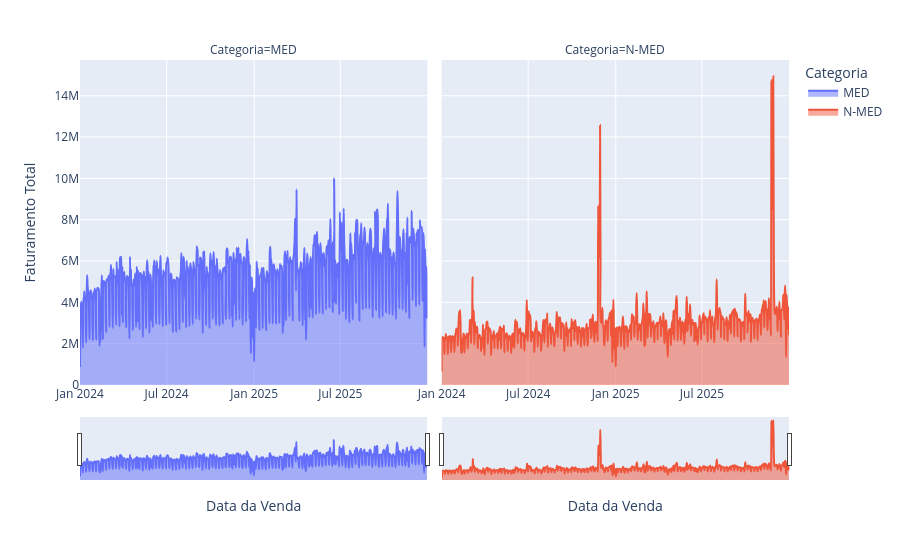

The code cell stored with this chart in its notebook:
### Code cell
dfv_day_reset = dfv_cat_day.reset_index()

fig_cat = px.area(
    dfv_day_reset,
    x='data_emissao',
    y='faturamento_sum',
    color='categoria_gerencial',
    line_shape='spline',
    labels={
        'faturamento_sum': 'Faturamento Total', 
        'data_emissao': 'Data da Venda', 
        'categoria_gerencial': 'Categoria'
    },
    facet_col="categoria_gerencial"
)
fig_cat.update_xaxes(rangeslider_visible=True)
fig_cat.show()

### Figure 1 — Plotly figure (JSON) as saved in the notebook; plotly's stock layout.template omitted (floating-point values rounded to 4 significant figures; data arrays with more than 128 entries replaced by an {"elided": "..."} marker saying what was removed)
{"data": [{"fillpattern": {"shape": ""}, "hovertemplate": "Categoria=MED<br>Data da Venda=%{x}<br>Faturamento Total=%{y}<extra></extra>", "legendgroup": "MED", "line": {"color": "#636efa", "shape": "spline"}, "marker": {"symbol": "circle"}, "mode": "lines", "name": "MED", "orientation": "v", "showlegend": true, "stackgroup": "1", "type": "scatter", "x": {"elided": "731 str values"}, "xaxis": "x", "y": {"elided": "731 float values"}, "yaxis": "y"}, {"fillpattern": {"shape": ""}, "hovertemplate": "Categoria=N-MED<br>Data da Venda=%{x}<br>Faturamento Total=%{y}<extra></extra>", "legendgroup": "N-MED", "line": {"color": "#EF553B", "shape": "spline"}, "marker": {"symbol": "circle"}, "mode": "lines", "name": "N-MED", "orientation": "v", "showlegend": true, "stackgroup": "1", "type": "scatter", "x": {"elided": "731 str values"}, "xaxis": "x2", "y": {"elided": "731 float values"}, "yaxis": "y2"}], "layout": {"annotations": [{"font": {}, "showarrow": false, "text": "Categoria=MED", "x": 0.245, "xanchor": "center", "xref": "paper", "y": 1, "yanchor": "bottom", "yref": "paper"}, {"font": {}, "showarrow": false, "text": "Categoria=N-MED", "x": 0.755, "xanchor": "center", "xref": "paper", "y": 1, "yanchor": "bottom", "yref": "paper"}], "legend": {"title": {"text": "Categoria"}, "tracegroupgap": 0}, "margin": {"t": 60}, "xaxis": {"anchor": "y", "domain": [0, 0.49], "rangeslider": {"visible": true}, "title": {"text": "Data da Venda"}}, "xaxis2": {"anchor": "y2", "domain": [0.51, 1], "matches": "x", "rangeslider": {"visible": true}, "title": {"text": "Data da Venda"}}, "yaxis": {"anchor": "x", "domain": [0, 1], "title": {"text": "Faturamento Total"}}, "yaxis2": {"anchor": "x2", "domain": [0, 1], "matches": "y", "showticklabels": false}}}
